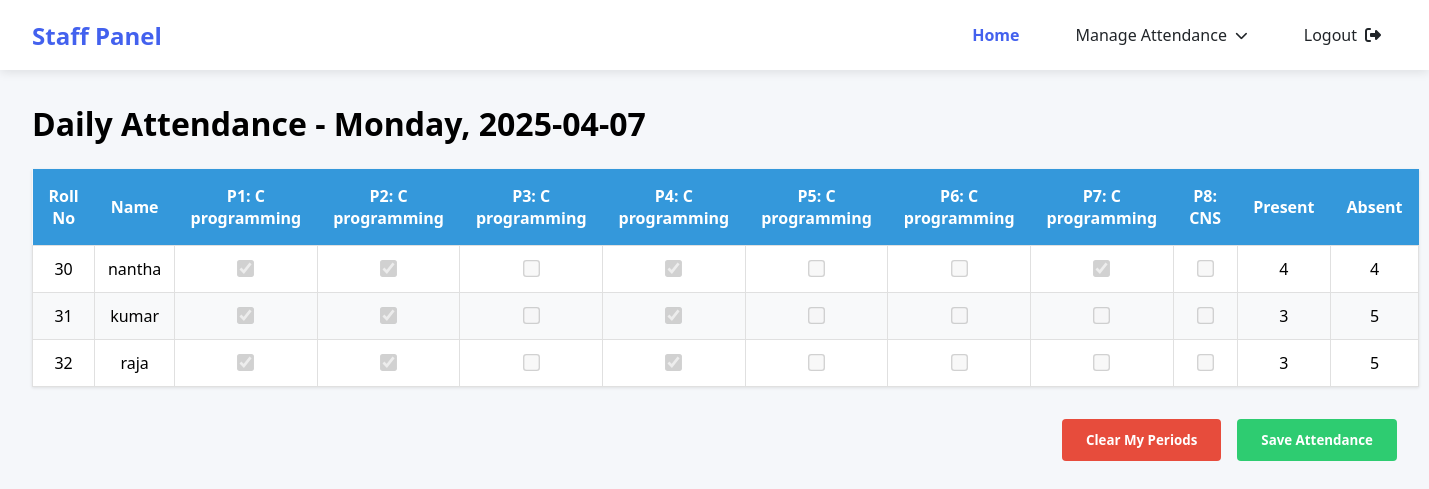
Screenshot of /mark_attendance/1/class1 (signed in) with the database file from the repository.
### tables this page shows
CREATE TABLE class1_timetable_schedule_tb (
                id INTEGER PRIMARY KEY AUTOINCREMENT,
                day TEXT NOT NULL,
                period INTEGER NOT NULL,
                subject TEXT NOT NULL,
                staff TEXT NOT NULL,
                UNIQUE(day, period)
            );

CREATE TABLE "students_tb" (
	"rollno"	INTEGER NOT NULL,
	"name"	TEXT NOT NULL,
	"email"	TEXT NOT NULL,
	"dept"	TEXT NOT NULL,
	"year"	TEXT,
	"classid"	INTEGER NOT NULL,
	"classname"	TEXT,
	PRIMARY KEY("rollno")
);

### app.py (the view)
@app.route('/mark_attendance/<int:classid>/<string:classname>')
def mark_attendance(classid, classname):
    if 'username' not in session or 'userid' not in session:
        return redirect(url_for('login'))
    conn = sqlite3.connect("spm_db.db")
    conn.row_factory = sqlite3.Row
    today_date = datetime.datetime.now().strftime('%Y-%m-%d')
    today_day = datetime.datetime.now().strftime("%A").lower()
    current_staff_username = session['username']
    students = conn.execute(
        "SELECT rollno, name FROM students_tb WHERE classid = ?",
        (classid,)
    ).fetchall()
    all_periods = conn.execute(
        f"SELECT period, subject, staff FROM {classname}_timetable_schedule_tb WHERE day = ?",
        (today_day,)
    ).fetchall()
    attendance_records = conn.execute(
        f"SELECT rollno, p1, p2, p3, p4, p5, p6, p7, p8, present, absent FROM {classname} WHERE date = ?",
        (today_date,)
    ).fetchall()
    existing_attendance = {}
    for record in attendance_records:
        existing_attendance[record['rollno']] = {
            'p1': record['p1'],
            'p2': record['p2'],
            'p3': record['p3'],
            'p4': record['p4'],
            'p5': record['p5'],
            'p6': record['p6'],
            'p7': record['p7'],
            'p8': record['p8'],
            'present': record['present'],
            'absent': record['absent']
        }
    subjects = [""] * 8
    staff_periods = {}  # {period_num: staff_username}
    current_staff_periods = set()
    for period in all_periods:
        period_num = period['period']
        if 1 <= period_num <= 8:
            subjects[period_num-1] = period['subject']
            staff_periods[period_num] = period['staff']
            if period['staff'] == current_staff_username:
                current_staff_periods.add(period_num)
    conn.close()
    return render_template('staff/attendance_sheet.html',
                         students=students,
                         subjects=subjects,
                         staff_periods=staff_periods,
                         current_staff_periods=current_staff_periods,
                         existing_attendance=existing_attendance,
                         today_date=today_date,
                         today_day=today_day,
                         classid=classid,
                         classname=classname)

### templates/staff/attendance_sheet.html (shortened to what this page needs)
<!DOCTYPE html>
<html lang="en">
<head>
    <link rel="stylesheet" href="https://cdnjs.cloudflare.com/ajax/libs/font-awesome/6.4.0/css/all.min.css">
    <link rel="stylesheet" href="static/css/style.css">
</head>
<body>
    <nav class="navbar">
        <a href="#" class="navbar-brand">Staff Panel</a>
        <div class="nav-menu">
            <a href="{{url_for('staff_dashboard')}}" class="nav-item active">Home</a>
            <div class="dropdown">
                <a href="#" class="nav-item dropdown-toggle">Manage Attendance</a>
            </div>
            <a href="{{url_for('home')}}" class="nav-item" id="logout-link">
                <span>Logout</span>
                <i class="fas fa-sign-out-alt"></i>
            </a>
        </div>
    </nav>
    <div class="main-content">
        <h1>Daily Attendance - {{ today_day|title }}, {{ today_date }}</h1>
        <form id="attendanceForm" action="/submit_attendance" method="POST">
            <table id="attendanceTable">
                <thead>
                    <tr>
                        <th>Roll No</th>
                        <th>Name</th>
                        {% for i in range(8) %}
                        <th>P{{ i+1 }}: {{ subjects[i] if subjects[i] else "Leave" }}<br>
                        </th>
                        {% endfor %}
                        <th>Present</th>
                        <th>Absent</th>
                    </tr>
                </thead>
                <tbody>
                    {% for student in students %}
                    <tr data-rollno="{{ student['rollno'] }}">
                        <td>{{ student['rollno'] }}</td>
                        <td>{{ student['name'] }}</td>
                        {% for period_num in range(1, 9) %}
                        <td>
                            <input type="checkbox"
                                   name="attendance_{{ period_num }}_{{ student['rollno'] }}"
                                   class="period-checkbox"
                                   data-period="{{ period_num }}"
                                   {% if existing_attendance and student['rollno'] in existing_attendance %}
                                       {{ 'checked' if existing_attendance[student['rollno']]['p' ~ period_num] == 1 else '' }}
                                   {% endif %}
                                   {% if period_num not in current_staff_periods %}
                                       disabled
                                   {% endif %}>
                        </td>
                        {% endfor %}
                        <td class="total-present">
                            {% if existing_attendance and student['rollno'] in existing_attendance %}
                                {{ existing_attendance[student['rollno']]['present'] }}
                            {% else %}
                                0
                            {% endif %}
                        </td>
                        <td class="total-absent">
                            {% if existing_attendance and student['rollno'] in existing_attendance %}
                                {{ existing_attendance[student['rollno']]['absent'] }}
                            {% else %}
                                8
                            {% endif %}
                        </td>
                    </tr>
                    {% endfor %}
                </tbody>
            </table>
            <div class="action-buttons">
                <button type="button" id="clearBtn">Clear My Periods</button>
                <button type="submit" id="saveBtn">Save Attendance</button>
            </div>
        </form>
    </div>
</body>
</html>

### static/css/style.css (style rules this page uses)
:root { --primary: #4361ee; --primary-dark: #3a0ca3; --secondary: #4cc9f0; --light: #f8f9fa; --dark: #212529; --success: #38b000; --warning: #ff9e00; }
* { margin: 0; padding: 0; box-sizing: border-box; font-family: 'Segoe UI', Tahoma, Geneva, Verdana, sans-serif; }
body { background-color: #f5f7fa; display: flex; flex-direction: column; min-height: 100vh; }
.navbar { background: white; box-shadow: 0 2px 10px rgba(0,0,0,0.1); padding: 0 2rem; height: 70px; display: flex; justify-content: space-between; align-items: center; position: fixed; width: 100%; top: 0; z-index: 1000; }
.navbar-brand { font-size: 1.5rem; font-weight: 700; color: var(--primary); text-decoration: none; }
.nav-menu { display: flex; gap: 1.5rem; height: 100%; }
.nav-item { display: flex; align-items: center; padding: 0 1rem; color: var(--dark); text-decoration: none; font-weight: 500; height: 100%; transition: all 0.3s; position: relative; }
.nav-item.active { color: var(--primary); font-weight: 600; }
.dropdown { position: relative; height: 100%; }
.dropdown-toggle::after { content: '\f078'; font-family: 'Font Awesome 6 Free'; font-weight: 900; margin-left: 8px; font-size: 0.8rem; }
#logout-link i { margin-left: 0.5rem; }
.main-content { margin-top: 70px; padding: 2rem; flex: 1; }
.action-buttons { display: flex; gap: 0.8rem; }

### templates/staff/attendance_sheet.html (style rules this page uses)
:root { --primary: #4361ee; --primary-dark: #3a0ca3; --secondary: #4cc9f0; --light: #f8f9fa; --dark: #212529; --success: #38b000; --warning: #ff9e00; }
* { margin: 0; padding: 0; box-sizing: border-box; font-family: 'Segoe UI', Tahoma, Geneva, Verdana, sans-serif; }
body { background-color: #f5f7fa; display: flex; flex-direction: column; min-height: 100vh; }
.navbar { background: white; box-shadow: 0 2px 10px rgba(0,0,0,0.1); padding: 0 2rem; height: 70px; display: flex; justify-content: space-between; align-items: center; position: fixed; width: 100%; top: 0; z-index: 1000; }
.navbar-brand { font-size: 1.5rem; font-weight: 700; color: var(--primary); text-decoration: none; }
.nav-menu { display: flex; gap: 1.5rem; height: 100%; }
.nav-item { display: flex; align-items: center; padding: 0 1rem; color: var(--dark); text-decoration: none; font-weight: 500; height: 100%; transition: all 0.3s; position: relative; }
.nav-item.active { color: var(--primary); font-weight: 600; }
.dropdown { position: relative; height: 100%; }
.dropdown-toggle::after { content: '\f078'; font-family: 'Font Awesome 6 Free'; font-weight: 900; margin-left: 8px; font-size: 0.8rem; }
#logout-link i { margin-left: 0.5rem; }
.main-content { margin-top: 70px; padding: 2rem; flex: 1; }
.action-buttons { display: flex; gap: 0.8rem; }
table { width: 100%; border-collapse: collapse; margin-top: 1.5rem; box-shadow: 0 1px 3px rgba(0, 0, 0, 0.1); }
th { background-color: #3498db; color: white; padding: 1rem; text-align: center; font-weight: 600; position: sticky; top: 0; }
td { padding: 0.75rem; border: 1px solid #e0e0e0; text-align: center; background-color: white; }
tr:nth-child(even) td { background-color: #f8f9fa; }
input[type="checkbox"] { transform: scale(1.3); cursor: pointer; accent-color: #3498db; }
.action-buttons { margin-top: 2rem; display: flex; gap: 1rem; justify-content: flex-end; }
.action-buttons button { padding: 0.75rem 1.5rem; border: none; border-radius: 4px; font-weight: 600; cursor: pointer; transition: all 0.3s ease; }
#clearBtn { background-color: #e74c3c; color: white; }
#saveBtn { background-color: #2ecc71; color: white; }

### rows the page displays
class1_timetable_schedule_tb: subject "C programming"
class1_timetable_schedule_tb: subject "C programming"
class1_timetable_schedule_tb: subject "C programming"
class1_timetable_schedule_tb: subject "C programming"
class1_timetable_schedule_tb: subject "C programming"
class1_timetable_schedule_tb: subject "C programming"
class1_timetable_schedule_tb: subject "C programming"
class1_timetable_schedule_tb: subject "CNS"
students_tb: rollno "30", name "nantha", rollno "☑" "☑" "☑" "☑", existing_attendance "4"
students_tb: rollno "31", name "kumar", rollno "☑" "☑" "☑", existing_attendance "3", existing_attendance "5"
students_tb: rollno "32", name "raja", rollno "☑" "☑" "☑", existing_attendance "3", existing_attendance "5"

### other values shown
{{ today_day|title }} "Monday"
{{ i+1 }} "1" "2" "3" "4" "5" "6" "7" "8"
